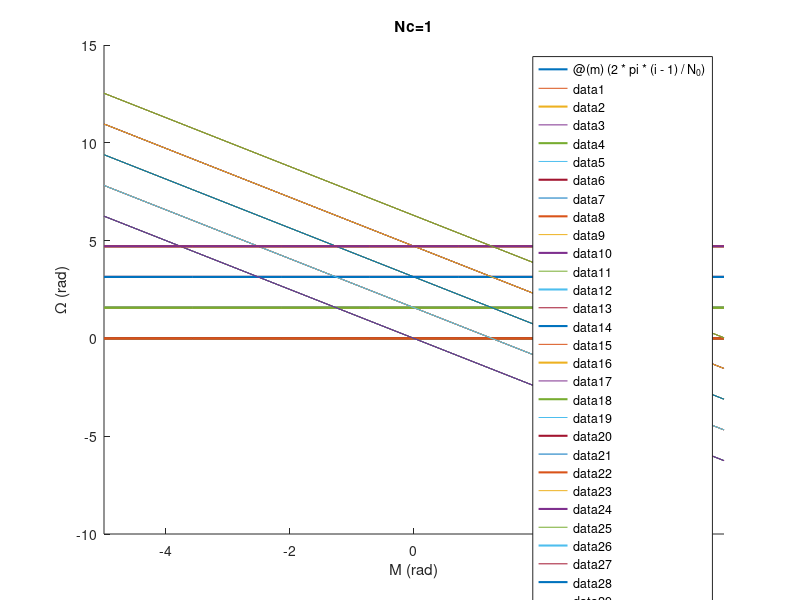
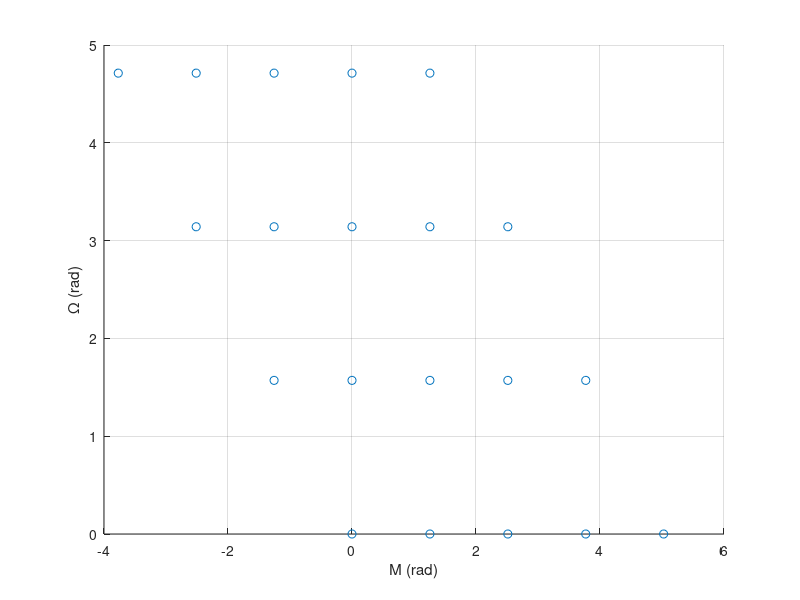

Recreate these plots in MATLAB, in order. (Note: this script raises an error after producing the figures.)
clear;clc;%close all
%%

N_0  = 4; % #Planes
N_s0 = 5; % #Sats/planes
N_c  = 4; % Phasing parameter

L = [N_0, 0;
    N_c, N_s0]; % Lattice matrix

C = zeros(N_0, N_s0, 2); % Plane x Sat x Omega&M
%C(1,1,:) = 0; % RAAN and M of first satellite

figure()
hold on
for i = 1:N_0
    for j = 1:N_s0

        B = 2*pi*[i-1; j-1];
        C(i,j,:) = linsolve(L, B); % Matrix with all the pairs O-M

        Omega(i,j) = C(i,j,1);
        M(i,j)     = C(i,j,2);

        fun1 = @(m) (2*pi*(i-1)/N_0);        
        fun2 = @(m) ((2*pi*(j-1) - m*N_s0)/N_c);

        fplot(fun1,'LineWidth',1.5)
        fplot(fun2)        

    end
end
% xticks([ 0 pi 2*pi 3*pi])
% xticklabels({'0','\pi','2\pi','3\pi'})
% yticks([ 0 pi 2*pi 3*pi])
% yticklabels({'0','\pi','2\pi','3\pi'})
% xlim([0, 2*pi])
ylim([-10, 15])
title('Nc=1')
xlabel('M (rad)')
ylabel('\Omega (rad)')

C_deg = C*180/pi;

figure()
scatter(C(:,:,2), C(:,:,1))
grid on
ylabel('\Omega (rad)')
xlabel('M (rad)')

%% OEs and plot orbits

mu = 3.986e14; % [m3/s2], Earth standard gravitational parameter
RE = 6371e3;   % [m], Earth Radius
h  = 580e3;    % [m], Altitude

a  = RE + h;
e  = 0;
i  = 72*pi/180; % [rad], Inclination
om = 0*pi/180;  % [rad], argument of the perigee

OM = C(:,:,1); % [rad], random RAAN value from the LFC computation
M  = C(:,:,2); % [rad], random Mean Anomaly value from the LFC computation
th  = M; % Mean anomaly = to Eccentric anomaly = to true anomaly for e=0



th1 = 0;         % [rad]
th2 = 2*pi;      % [rad]
stepTh = pi/180; % [rad]

Terra_3D
for k = 1:size(th,1)
    for l = 1:size(th,2)

        [r,v] = kep2car(a, e, i, OM(k,l), om, th(k,l), mu);
        scatter3(r(1)/1000, r(2)/1000, r(3)/1000, 'filled', 'LineWidth',1.5)

        kepEl = [a, e, i, OM(k,l), om, th(k,l)];
        [X, Y, Z] = plotOrbit(kepEl, mu, th1, th2, stepTh);
        plot3(X./1000, Y./1000, Z./1000, 'Color','red')

    end

end



%% MINIMUM DISTANCE CONSTRAINT (REF. 30)

% rho_min = Closest approach between the two satellites in two circular orbits

% DO = DeltaOmega, Delta RAAN bw circular orbits
% DM = DeltaMeanAnomaly, Delta mean anomaly bw satellites

% sufficient to evaluate the minimum distance between the first satellite,
% with all the other satellites staying on different orbital planes

rho_min = zeros();


for m = 1:size(th,1) 
    for n = 1:size(th,2)

        DM = M(m,n) - M(1,1); % [rad]. Take first satellite as reference
        DO = OM(m,n) - OM(1,1);

        DF = DM - 2*atan(-cos(i)*tan(DO/2));

        rho_min(m,n) = 2*abs(sqrt(1 + cos(i)^2 + sin(i)^2-cos(DO))/2)*sin(DF/2); % [rad]

    end

end

d_min = rho_min*(RE + h); % [m]
d_min_km = d_min/1000
